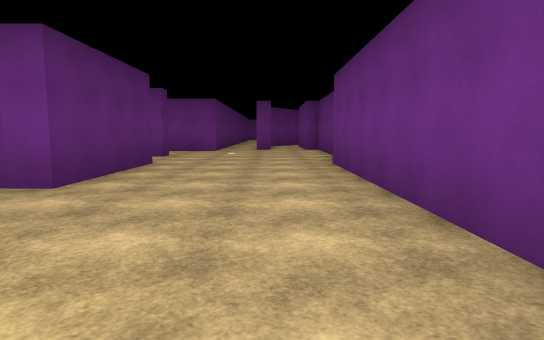
[1] (above)

20 first-person views from a walk through a 3-D level made in the Unity game engine. The camera is 1.4 m above the floor, tilts 6° down and sees 75° across. Doors are open. The floor is counted in squares, 2 m on a side. Each view is taken from the middle of a square. On the plan, view 1 faces up. The plan holds only what a view shows up to about 11 squares ahead; the rest is blank. The place goes on beyond the plan. The player character is not drawn. Surface patterns are stand-ins for the level's own textures.

[2]
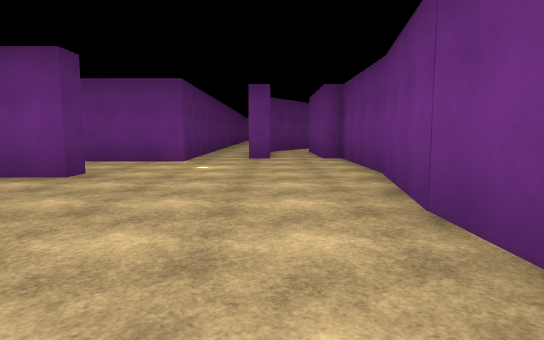

[3]
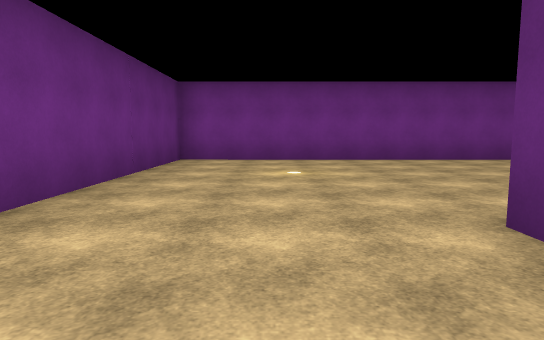

[4]
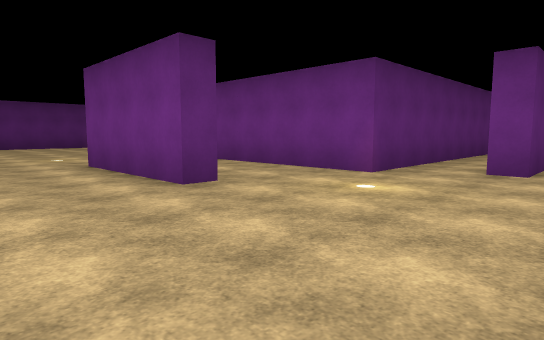

[5]
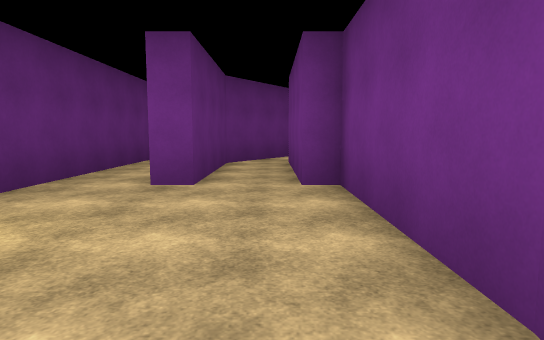

[6]
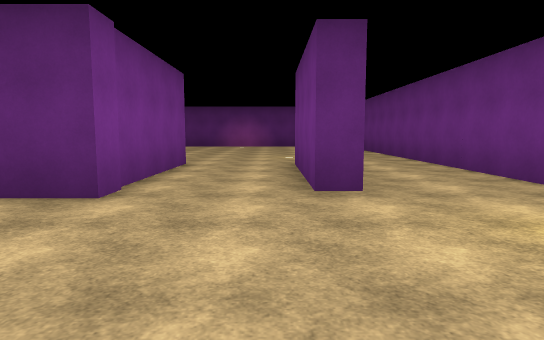

[7]
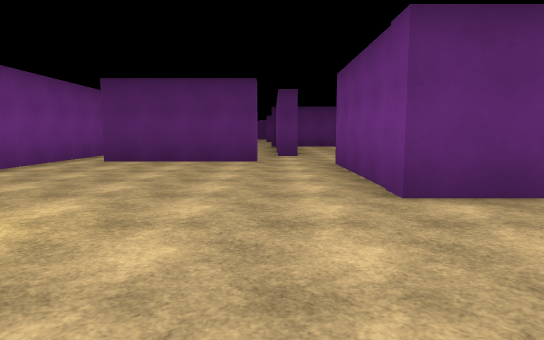

[8]
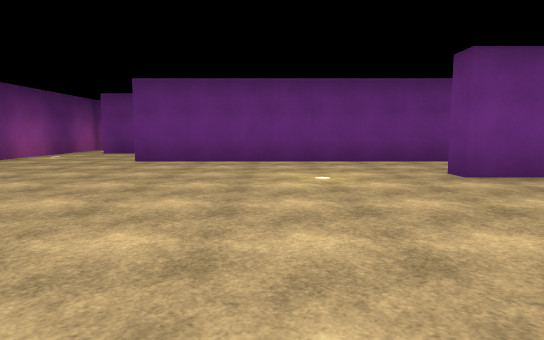

[9]
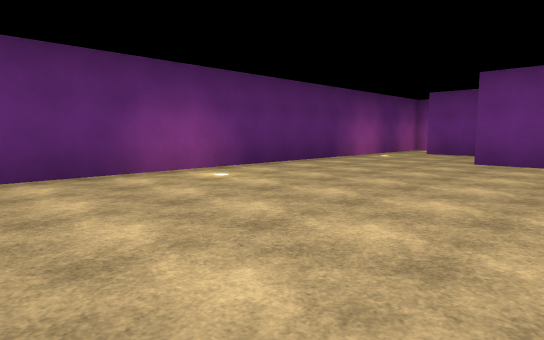

[10]
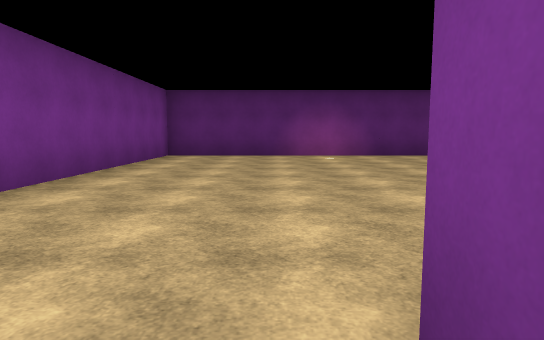

[11]
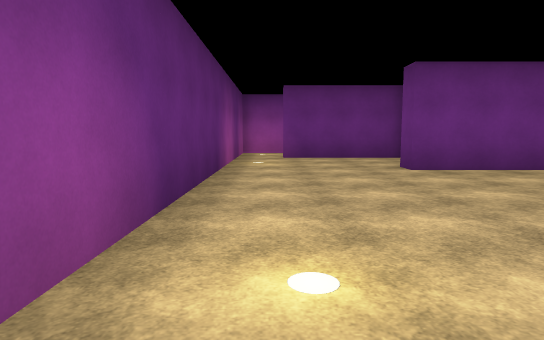

[12]
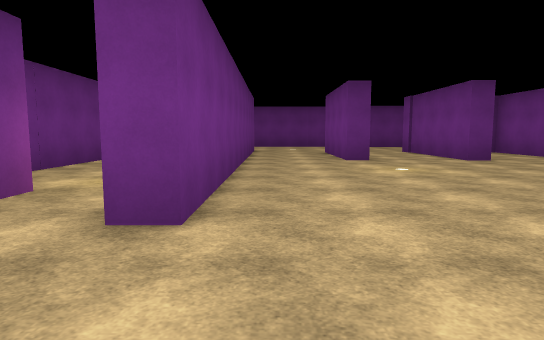

[13]
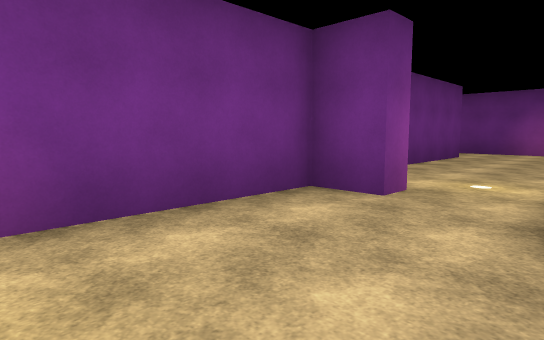

[14]
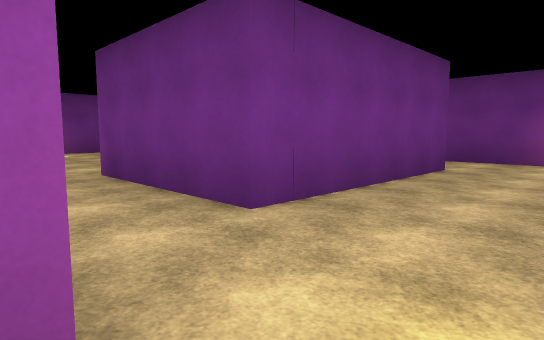

[15]
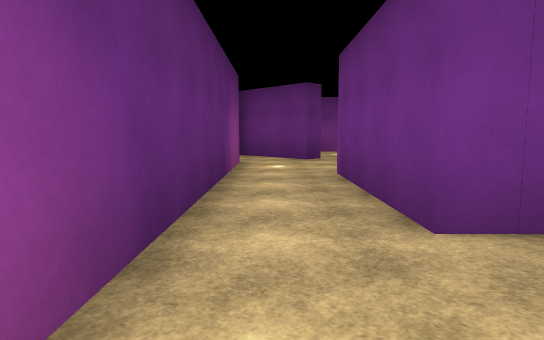

[16]
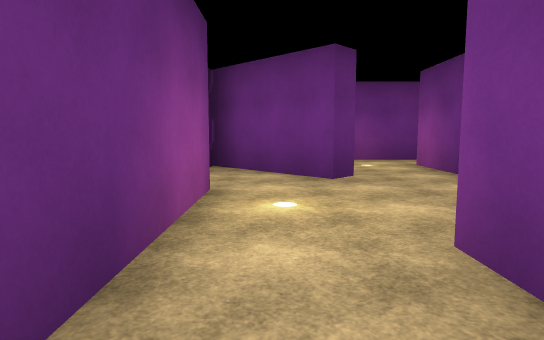

[17]
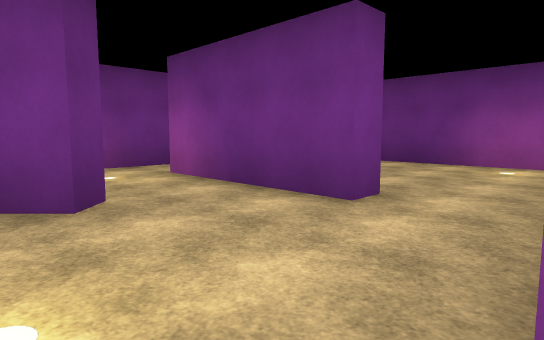

[18]
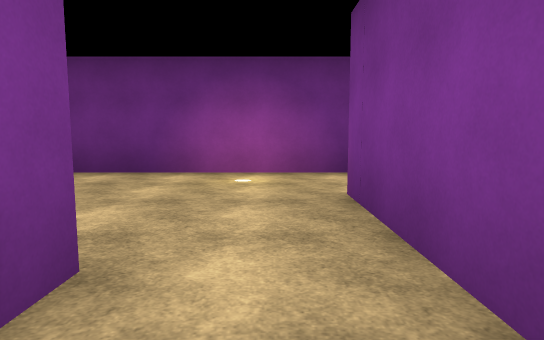

[19]
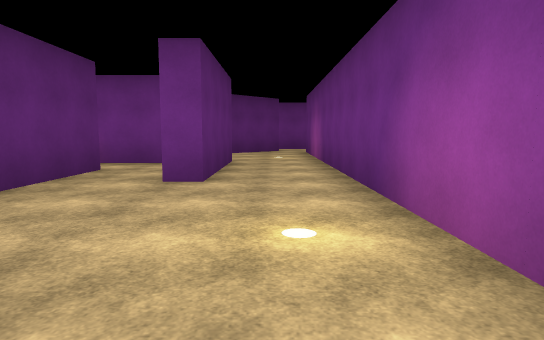

[20]
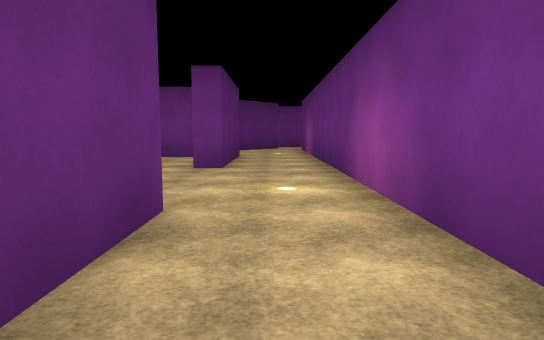

### Floor plan
Key: @ floor where view 1 was taken; # wall or solid block; . floor; D open door.
Columns run from 17 left of view 1 to 2 right of it. Each row starts with its distance up from view 1.
 29             ...#
 28         #####..#
 27      #  ....#..#
 26      ## ..#.#..#
 25       ##..#....#
 24      .....#....#
 23      #....#....#
 22      #.........#
 21      #..#####..#  #
 20      #..#   #..#  #
 19      #..#   #..# ###
 18 #.   #..#####..# #.#
 17 #.####.........#.#.#
 16 #....#.........#.#.#
 15 #...........   #.DD#
 14 #...############...#
 13 #..................#
 12 #..................#
 11 #..........###.....#
 10 #..................#
  9 #..................#
  8 #.........#####....#
  7 #...........  #....#
  6 #............ #....#
  5 #.........#####....#
  4 #..................#
  3 ########...........#
  2          #.........#
  1          #.........#
  0          #.......@.#
 -1          #.........#
 -2         ...........#
 -3        #############

Where each view was taken, in squares from view 1:
view 1: 0 up, 0 right, facing up
view 2: 5 up, 0 right, facing up
view 3: 7 up, 1 left, facing down
view 4: 8 up, 1 right, facing up-left
view 5: 10 up, 1 right, facing up
view 6: 10 up, 1 right, facing left
view 7: 3 up, 1 right, facing left
view 8: 5 up, 10 left, facing up
view 9: 5 up, 11 left, facing up-left
view 10: 7 up, 6 left, facing left
view 11: 7 up, 16 left, facing up
view 12: 13 up, 16 left, facing right
view 13: 14 up, 16 left, facing up-right
view 14: 15 up, 12 left, facing up-right
view 15: 15 up, 11 left, facing up
view 16: 19 up, 11 left, facing up
view 17: 21 up, 11 left, facing up-right
view 18: 22 up, 9 left, facing right
view 19: 20 up, 4 left, facing up
view 20: 18 up, 4 left, facing up
